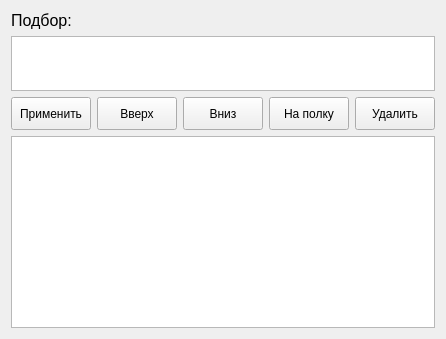
              <widget class="QWidget" name="tab_7">
               <attribute name="title">
                <string>Магазин</string>
               </attribute>
               <layout class="QVBoxLayout" name="verticalLayout_6">
                <item>
                 <widget class="QLabel" name="label_12">
                  <property name="font">
                   <font>
                    <pointsize>12</pointsize>
                   </font>
                  </property>
                  <property name="text">
                   <string>Подбор:</string>
                  </property>
                 </widget>
                </item>
                <item>
                 <widget class="QTableWidget" name="tbl_magaz_filtr">
                  <property name="maximumSize">
                   <size>
                    <width>16777215</width>
                    <height>55</height>
                   </size>
                  </property>
                 </widget>
                </item>
                <item>
                 <layout class="QHBoxLayout" name="horizontalLayout_5">
                  <item>
                   <widget class="QPushButton" name="btn_mag_prim">
                    <property name="minimumSize">
                     <size>
                      <width>0</width>
                      <height>33</height>
                     </size>
                    </property>
                    <property name="text">
                     <string>Применить</string>
                    </property>
                   </widget>
                  </item>
                  <item>
                   <widget class="QPushButton" name="btn_mag_up">
                    <property name="minimumSize">
                     <size>
                      <width>0</width>
                      <height>33</height>
                     </size>
                    </property>
                    <property name="text">
                     <string>Вверх</string>
                    </property>
                   </widget>
                  </item>
                  <item>
                   <widget class="QPushButton" name="btn_mag_down">
                    <property name="minimumSize">
                     <size>
                      <width>0</width>
                      <height>33</height>
                     </size>
                    </property>
                    <property name="text">
                     <string>Вниз</string>
                    </property>
                   </widget>
                  </item>
                  <item>
                   <widget class="QPushButton" name="btn_mag_napolky">
                    <property name="minimumSize">
                     <size>
                      <width>0</width>
                      <height>33</height>
                     </size>
                    </property>
                    <property name="text">
                     <string>На полку</string>
                    </property>
                   </widget>
                  </item>
                  <item>
                   <widget class="QPushButton" name="btn_mag_sbros">
                    <property name="minimumSize">
                     <size>
                      <width>0</width>
                      <height>33</height>
                     </size>
                    </property>
                    <property name="text">
                     <string>Удалить</string>
                    </property>
                   </widget>
                  </item>
                 </layout>
                </item>
                <item>
                 <widget class="QTableWidget" name="tbl_magaz">
                  <property name="toolTip">
                   <string>Именить &quot;Ctrl+Enter&quot;</string>
                  </property>
                 </widget>
                </item>
               </layout>
              </widget>
